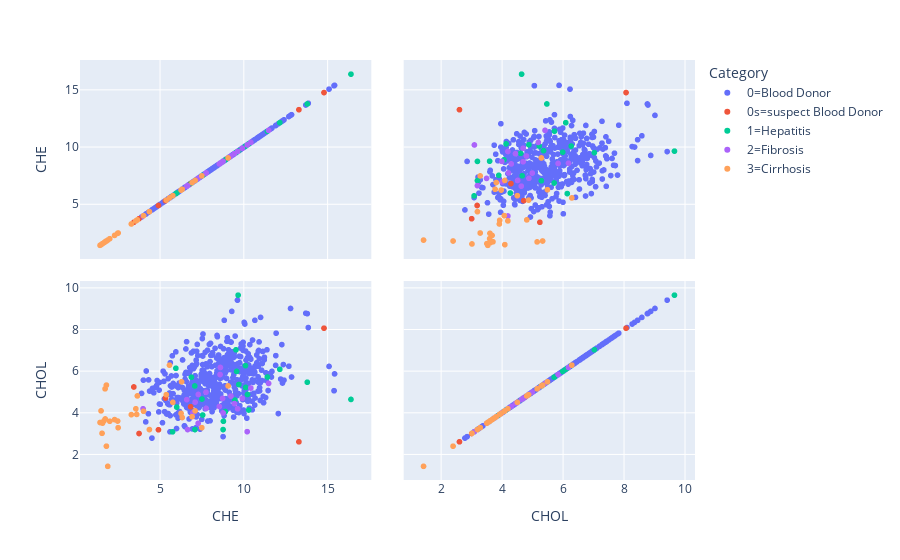

The code cell stored with this chart in its notebook:
### Markdown cell above
Since we are working with a multidimensional array, we can only visualize the location of dots on a plane. We can zoom in on a single cell of the scatter matrix to see more detail.

**Run the next code cell** to zoom in on the plot of CHE vs CHOL.

### Code cell
fig = px.scatter_matrix( 
    data,
    dimensions=['CHE', 'CHOL'],
    color='Category'
)
fig.show()

### Figure 1 — Plotly figure (JSON) as saved in the notebook; plotly's stock layout.template omitted (floating-point values rounded to 4 significant figures; data arrays with more than 128 entries replaced by an {"elided": "..."} marker saying what was removed)
{"data": [{"dimensions": [{"axis": {"matches": true}, "label": "CHE", "values": {"elided": "533 float values"}}, {"axis": {"matches": true}, "label": "CHOL", "values": {"elided": "533 float values"}}], "hovertemplate": "Category=0=Blood Donor<br>%{xaxis.title.text}=%{x}<br>%{yaxis.title.text}=%{y}<extra></extra>", "legendgroup": "0=Blood Donor", "marker": {"color": "#636efa", "symbol": "circle"}, "name": "0=Blood Donor", "showlegend": true, "type": "splom"}, {"dimensions": [{"axis": {"matches": true}, "label": "CHE", "values": [6.83, 3.44, 3.75, 14.8, 13.3, 4.91, 5.33]}, {"axis": {"matches": true}, "label": "CHOL", "values": [4.3, 5.25, 3.01, 8.08, 2.61, 3.19, 4.72]}], "hovertemplate": "Category=0s=suspect Blood Donor<br>%{xaxis.title.text}=%{x}<br>%{yaxis.title.text}=%{y}<extra></extra>", "legendgroup": "0s=suspect Blood Donor", "marker": {"color": "#EF553B", "symbol": "circle"}, "name": "0s=suspect Blood Donor", "showlegend": true, "type": "splom"}, {"dimensions": [{"axis": {"matches": true}, "label": "CHE", "values": [9.58, 7.55, 7.09, 6, 8.77, 8.79, 12.16, 10.11, 13.8, 9.71, 10.3, 11.42, 10.23, 9.67, 8.91, 16.41, 9.54, 10.12, 5.75, 5.95, 6.88, 7.08, 7.51, 9.48]}, {"axis": {"matches": true}, "label": "CHOL", "values": [6, 3.9, 3.2, 4.28, 3.2, 3.6, 6.1, 6.28, 5.48, 5.37, 4.14, 5.73, 4.89, 9.67, 4.07, 4.65, 7.04, 5.23, 3.09, 6.15, 5.72, 5.3, 4.67, 4.62]}], "hovertemplate": "Category=1=Hepatitis<br>%{xaxis.title.text}=%{x}<br>%{yaxis.title.text}=%{y}<extra></extra>", "legendgroup": "1=Hepatitis", "marker": {"color": "#00cc96", "symbol": "circle"}, "name": "1=Hepatitis", "showlegend": true, "type": "splom"}, {"dimensions": [{"axis": {"matches": true}, "label": "CHE", "values": [11.49, 9.64, 6.97, 7.76, 7.28, 10.43, 8.74, 8.77, 8.59, 6.6, 9.45, 7.1, 9.92, 9.24, 8.55, 8.61, 7.29, 10.21, 3.99, 7.75, 6.65]}, {"axis": {"matches": true}, "label": "CHOL", "values": [5.42, 4.2, 4.01, 4.22, 3.5, 5.2, 4.7, 4, 5.85, 4.64, 4.45, 4.52, 4.7, 4.81, 4.31, 6.19, 4.89, 3.1, 4.2, 5, 3.2]}], "hovertemplate": "Category=2=Fibrosis<br>%{xaxis.title.text}=%{x}<br>%{yaxis.title.text}=%{y}<extra></extra>", "legendgroup": "2=Fibrosis", "marker": {"color": "#ab63fa", "symbol": "circle"}, "name": "2=Fibrosis", "showlegend": true, "type": "splom"}, {"dimensions": [{"axis": {"matches": true}, "label": "CHE", "values": [4.37, 3.65, 1.8, 3.61, 1.73, 1.48, 7.1, 6.29, 2, 4.02, 1.42, 1.8, 1.88, 3.29, 2.29, 2.47, 1.57, 5.38, 7.5, 2.5, 1.72, 6.92, 6.33, 6.26, 5.77, 5.57, 1.54, 1.66, 3.56, 9.07]}, {"axis": {"matches": true}, "label": "CHOL", "values": [3.2, 4.82, 5.34, 3.93, 3.71, 4.1, 4.1, 5.5, 3.6, 4.08, 3.54, 2.4, 1.43, 3.92, 3.68, 3.61, 3.51, 4.88, 3.29, 3.29, 5.16, 3.82, 3.78, 3.98, 4.51, 6.3, 3.02, 3.63, 4.2, 5.3]}], "hovertemplate": "Category=3=Cirrhosis<br>%{xaxis.title.text}=%{x}<br>%{yaxis.title.text}=%{y}<extra></extra>", "legendgroup": "3=Cirrhosis", "marker": {"color": "#FFA15A", "symbol": "circle"}, "name": "3=Cirrhosis", "showlegend": true, "type": "splom"}], "layout": {"dragmode": "select", "legend": {"title": {"text": "Category"}, "tracegroupgap": 0}, "margin": {"t": 60}}}
